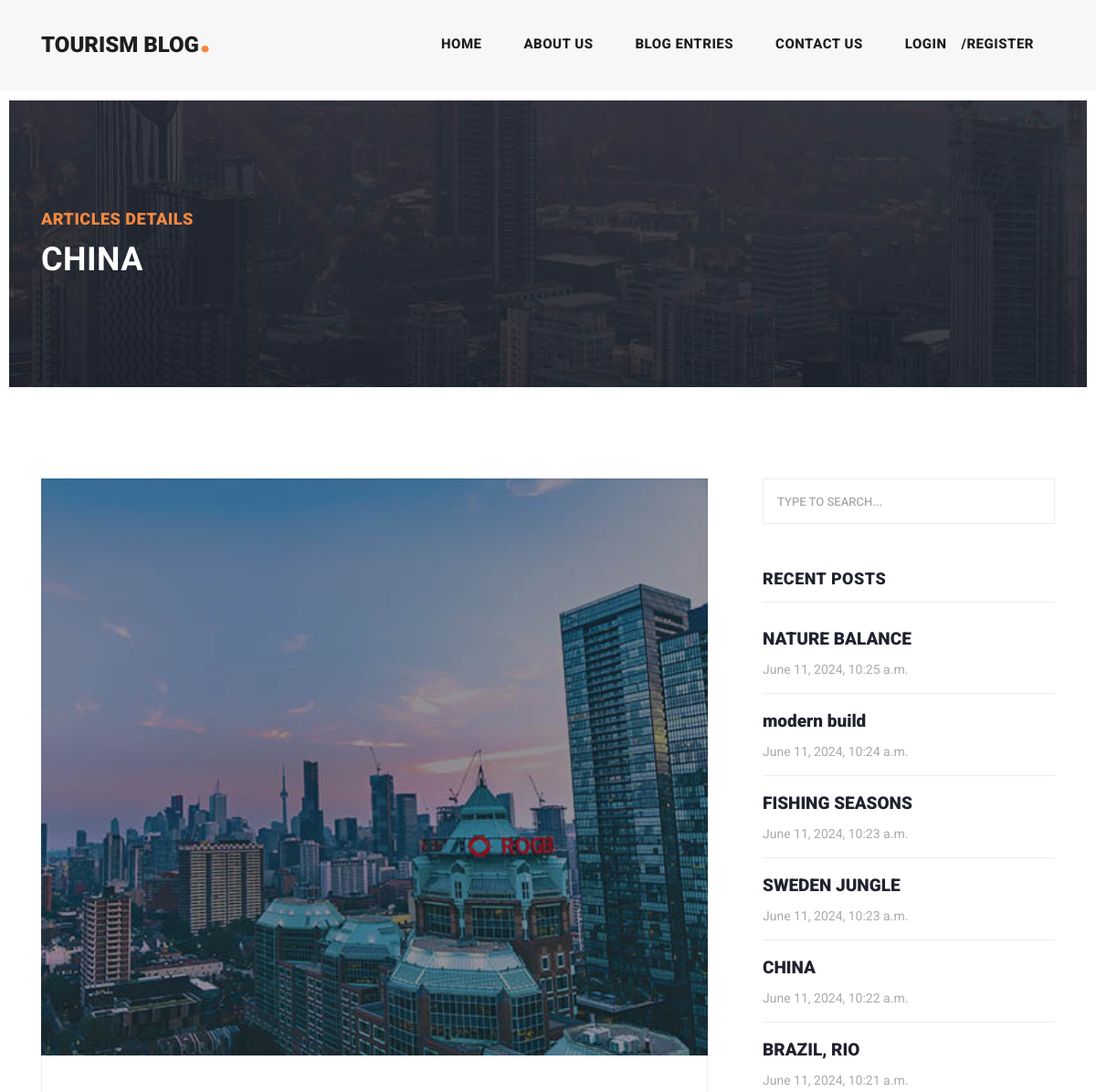
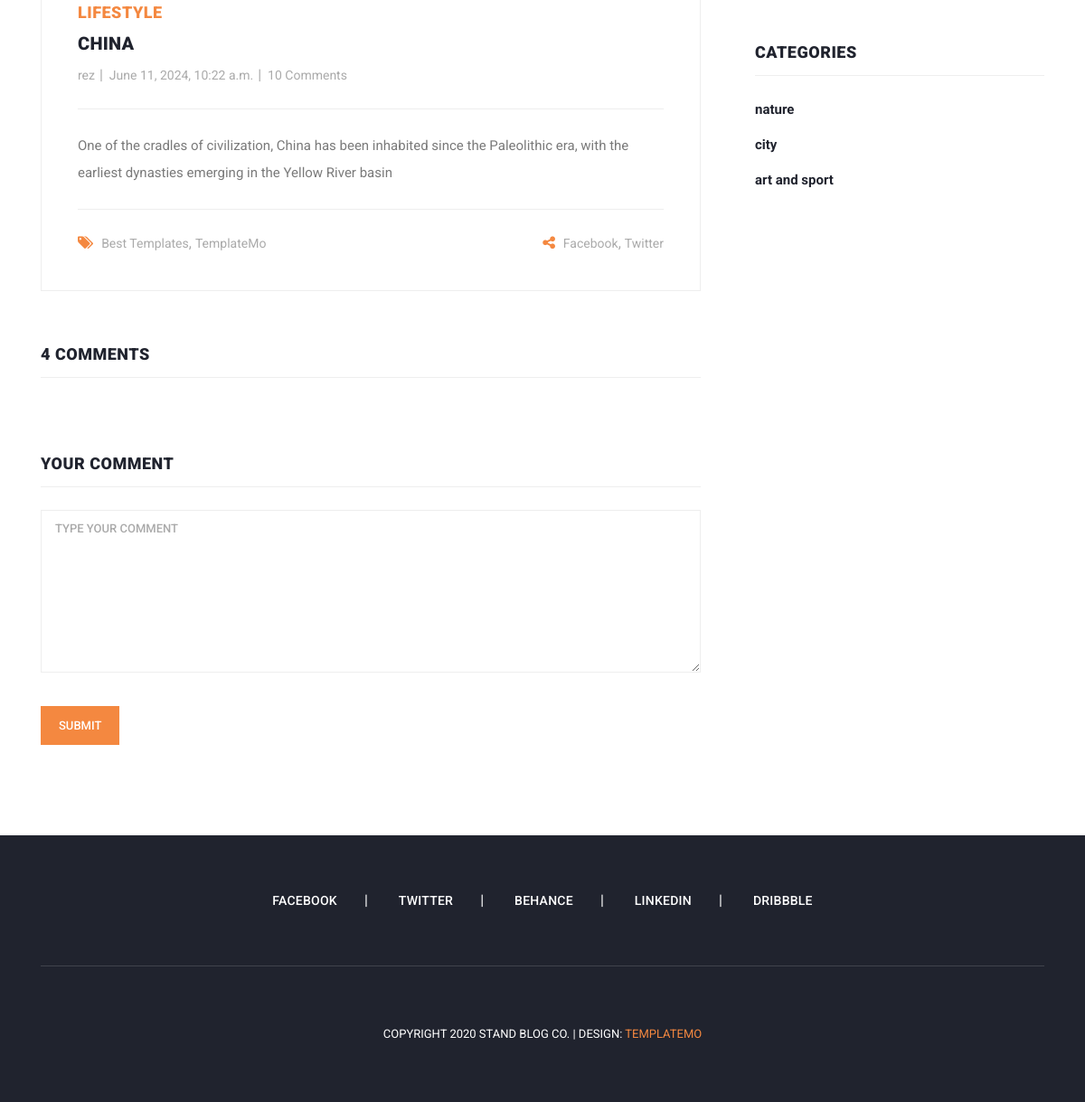
The page /articles/detail/4 on the database its author committed (2 pictures, top to bottom).
### blog_app/models.py (models this page shows, shortened)
class Article(models.Model):
    author = models.ForeignKey(User, on_delete=models.CASCADE)
    category = models.ManyToManyField(Category)
    title = models.CharField(max_length=70)
    body = models.TextField()
    image = models.ImageField(upload_to="images/articles")
    created_at = models.DateTimeField(auto_now_add=True)
    updated_at = models.DateTimeField(auto_now=True)
    class Meta:
        ordering = ('-created_at',)

class Category(models.Model):
    title = models.CharField(max_length=100)
    created_at = models.DateTimeField(auto_now_add=True)

### blog_app/views.py (the view)
# urls.py: path("detail/<int:pk>",post_detail, name="detail"),
def post_detail(request, pk):
    articles = get_object_or_404(Article, id=pk)
    if request.method == "POST":
        parent_id = request.POST.get('parent_id')
        body = request.POST.get('body')
        Comment.objects.create(body=body , article=articles, user=request.user, parent_id=parent_id)
    context={
        "articles":articles,
    }
    return render(request, "blog_app/post-details.html", context)

### context_processors/context_processors.py (called while the page is built)
def recent_articles(request):
    recent_articles = Article.objects.all().order_by('-created_at')
    categories = Category.objects.all()
    return{
        "recent_articles": recent_articles,
        "categories": categories,
    }

### blog_app/templates/blog_app/post-details.html (shortened to what this page needs)
{% extends "base.html" %} {% load static %} {% block content %}
<div class="heading-page header-text">
  <section class="page-heading">
    <div class="container">
      <div class="row">
        <div class="col-lg-12">
          <div class="text-content">
            <h4>Articles Details</h4>
            <h2>{{ articles.title }}</h2>
          </div>
        </div>
      </div>
    </div>
  </section>
</div>
<section class="blog-posts grid-system">
  <div class="container">
    <div class="row">
      <div class="col-lg-8">
        <div class="all-blog-posts">
          <div class="row">
            <div class="col-lg-12">
              <div class="blog-post">
                <div class="blog-thumb">
                  <img src="{{ articles.image.url }}" alt="" />
                </div>
                <div class="down-content">
                  <span>Lifestyle</span>
                  <a href="post-details.html"><h4>{{ articles.title }}</h4></a>
                  <ul class="post-info">
                    <li><a href="#">{{ articles.author }}</a></li>
                    <li><a href="#">{{ articles.created_at }}</a></li>
                    <li><a href="#">10 Comments</a></li>
                  </ul>
                  <p>{{ articles.body }}</p>
                  <div class="post-options">
                    <div class="row">
                      <div class="col-6">
                        <ul class="post-tags">
                          <li><i class="fa fa-tags"></i></li>
                          <li><a href="#">Best Templates</a>,</li>
                          <li><a href="#">TemplateMo</a></li>
                        </ul>
                      </div>
                      <div class="col-6">
                        <ul class="post-share">
                          <li><i class="fa fa-share-alt"></i></li>
                          <li><a href="#">Facebook</a>,</li>
                          <li><a href="#"> Twitter</a></li>
                        </ul>
                      </div>
                    </div>
                  </div>
                </div>
              </div>
            </div>
            <div class="col-lg-12">
              <div class="sidebar-item comments">
                <div class="sidebar-heading">
                  <h2>4 comments</h2>
                </div>
              </div>
            </div>
            <div class="col-lg-12">
              <div class="sidebar-item submit-comment">
                <div class="sidebar-heading">
                  <h2>Your comment</h2>
                </div>
                <div class="content">
                  <form id="comment" action="#" method="post">
                    <div class="row">
                      <div class="col-lg-12">
                        <fieldset>
                          <textarea
                            name="body"
                            rows="6"
                            id="body"
                            placeholder="Type your comment"
                            required=""
                          ></textarea>
                        </fieldset>
                      </div>
                      <div class="col-lg-12">
                        <fieldset>
                          <button
                            type="submit"
                            id="form-submit"
                            class="main-button"
                          >
                            Submit
                          </button>
                        </fieldset>
                      </div>
                    </div>
                  </form>
                </div>
              </div>
            </div>
          </div>
        </div>
      </div>
      {% include 'includes/sidebar.html' %}
    </div>
  </div>
</section>
{% endblock %}

### templates/includes/sidebar.html
{% load static %}
<div class="col-lg-4">
    <div class="sidebar">
      <div class="row">
        <div class="col-lg-12">
          <div class="sidebar-item search">
            <form id="search_form" name="gs" method="GET" action="{% url 'search' %}">
              <input
                type="text"
                name="q"
                class="searchText"
                placeholder="type to search..."
                autocomplete="on"
              />
            </form>
          </div>
        </div>
        <div class="col-lg-12">
          <div class="sidebar-item recent-posts">
            <div class="sidebar-heading">
              <h2>Recent Posts</h2>
            </div>
            <div class="content">
              <ul>
                {% for article in recent_articles %}
                <li>
                  <a href="post-details.html">
                    <h5>
                      {{ article.title }}
                    </h5>
                    <span>{{ article.created_at }}</span>
                  </a>
                </li>
                {% endfor %}
              </ul>
            </div>
          </div>
        </div>
        <div class="col-lg-12">
          <div class="sidebar-item categories">
            <div class="sidebar-heading">
              <h2>Categories</h2>
            </div>
            <div class="content">
              <ul>
                {% for cat in categories %}
                <li><a href="{% url "category_detail" cat.id %}">{{ cat.title }}</a></li>
                {% endfor %}
              </ul>
            </div>
          </div>
        </div>
      </div>
    </div>
  </div>

### rows shown on the page
Article: title "CHINA", image (picture), author "rez", created_at "June 11, 2024, 10:22 a.m.", body "One of the cradles of civilization, China has been inhabited since the Paleolithic era, with the earliest dynasties emerging in the Yellow River basin"
Article: title "NATURE BALANCE", created_at "June 11, 2024, 10:25 a.m."
Article: title "modern build", created_at "June 11, 2024, 10:24 a.m."
Article: title "FISHING SEASONS", created_at "June 11, 2024, 10:23 a.m."
Article: title "SWEDEN JUNGLE", created_at "June 11, 2024, 10:23 a.m."
Article: title "BRAZIL, RIO", created_at "June 11, 2024, 10:21 a.m."
Category: title "nature"
Category: title "city"
Category: title "art and sport"
